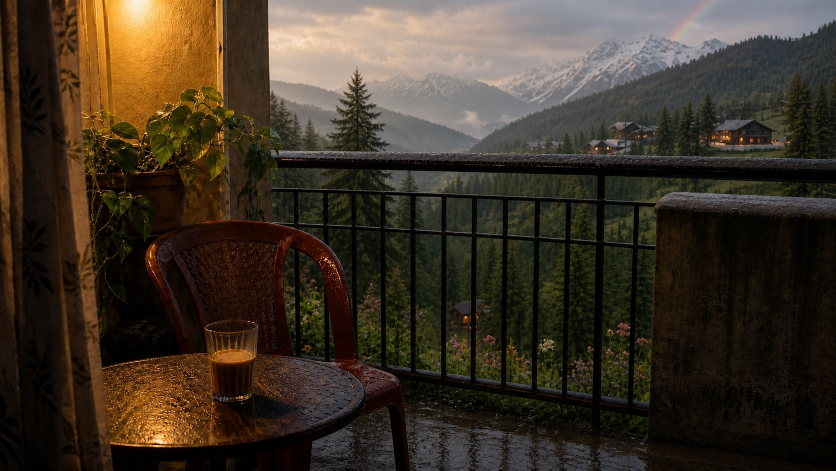
#> input picture assets/images/spring/veranda-himalayan-spring.jpg, 1672 x 941 px (shown at 1/2 size)
$ python find_plant.py
#> lines starting #> are read from the running program, lines starting #| are printed output that depends on the picture
from PIL import Image
import sys

try:
    img = Image.open('assets/images/spring/veranda-himalayan-spring.jpg')
#> img is the input picture: PIL image 1672x941 RGB; mean R, G, B 62.6, 51.7, 38.4
    img = img.resize((100, 100)) # resize to 100x100 for easy percentage math
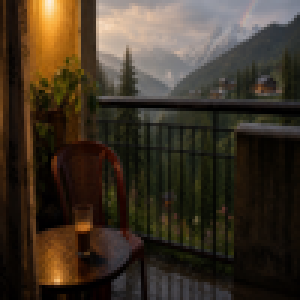
#> img: PIL image 100x100 RGB (shown 3 times larger); mean R, G, B 62.6, 51.7, 38.4

    # We are looking for a plant (green) on the balcony (likely bottom half)
    # Let's print out the "greenness" of cells in a 10x10 grid

    pixels = img.load()

    for y in range(50, 100, 10):
        row = ""
        for x in range(0, 100, 10):
            g_score = 0
            for dy in range(10):
                for dx in range(10):
                    r, g, b = pixels[x+dx, y+dy]
                    if g > r and g > b and g > 80:
                        g_score += 1
            row += f"{g_score:3d} "
        print(f"Y={y}-{y+10}: {row}")

except Exception as e:
    print(e)
